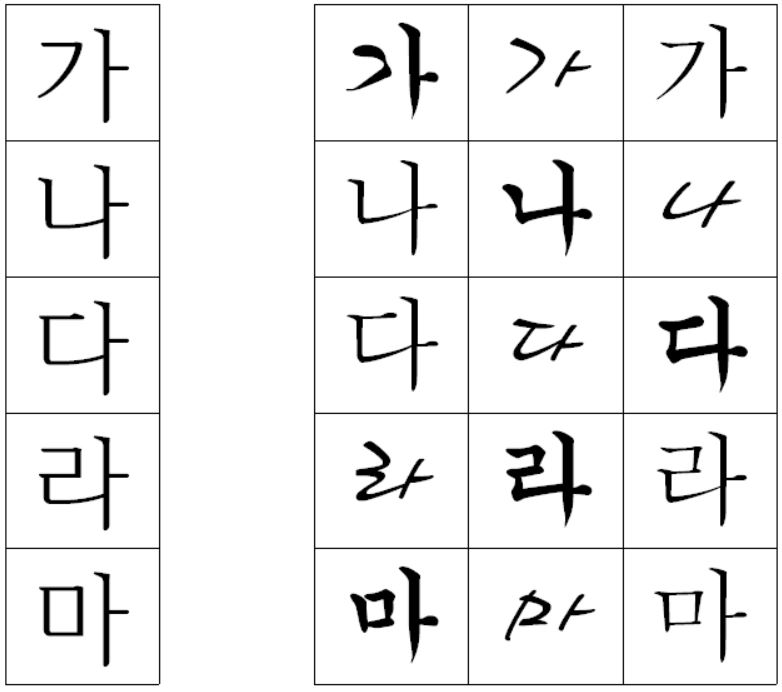
#> input picture originalSource/train/pci_26.JPG, 782 x 692 px, given in place of pci_3.JPG.jpg, which was not available
$ python contour.py ../originalSource/train/pci_26.JPG ../originalSource/train/pci_3.JPG
#> lines starting #> are read from the running program, lines starting #| are printed output that depends on the picture; after the words box and inside, x2 and y2 are one past the last pixel; in counts of white or black regions, pixels touching at a corner belong together; pictures that were not available may be replaced by others from this repository, and a replacement may not be noted
import cv2
import numpy as np
import matplotlib.pyplot as plt
import sys
from random import shuffle
import os


class contour:
    def __init__(self, basename, filename):
#> called with basename = '../originalSource/train/pci_26.JPG', filename = '../originalSource/train/pci_3.JPG'
        self.basename = basename
        self.filename = filename
        self.image = cv2.imread("../originalSource/" + str(self.filename) + ".jpg", cv2.IMREAD_COLOR)
#> self.image is the input picture: shape (692, 782, 3); min 0, max 255, mean 237.8
        self.img = cv2.imread("../originalSource/" + str(self.filename) + ".jpg", cv2.IMREAD_GRAYSCALE)
#> self.img: shape (692, 782); min 0, max 255, mean 237.8
        self.img_name = filename.split('/')[1]
        self.data = []

    def imageSet(self):
        grayscaled = cv2.cvtColor(self.image, cv2.COLOR_BGR2GRAY)

        size = 10
        kernel = np.ones((size, size), np.float32)

        morph_Gradient_Gray = cv2.morphologyEx(grayscaled, cv2.MORPH_OPEN, kernel)
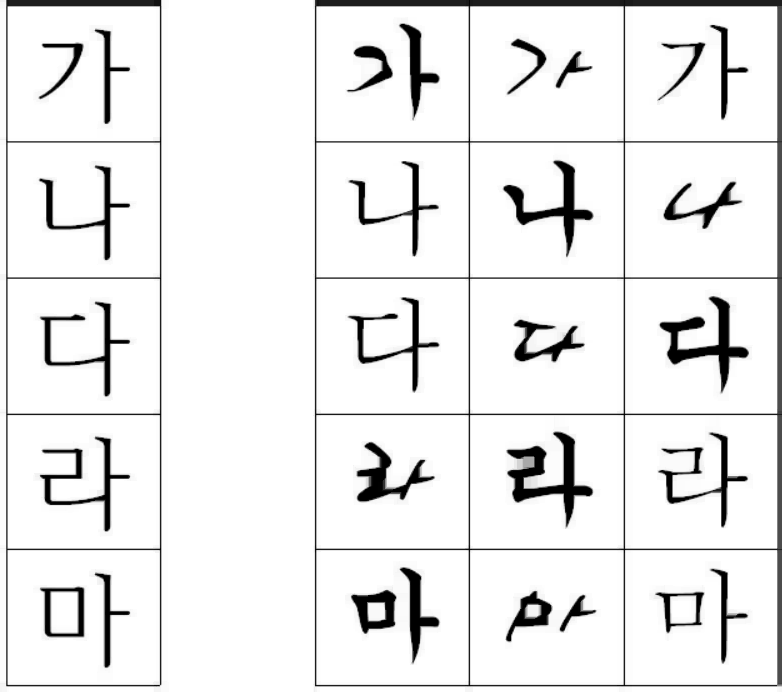
#> morph_Gradient_Gray: shape (692, 782); min 0, max 255, mean 234.9

        adaptive_threshold = cv2.adaptiveThreshold(morph_Gradient_Gray, 255, cv2.ADAPTIVE_THRESH_MEAN_C,
                                                   cv2.THRESH_BINARY_INV, 5, 5)
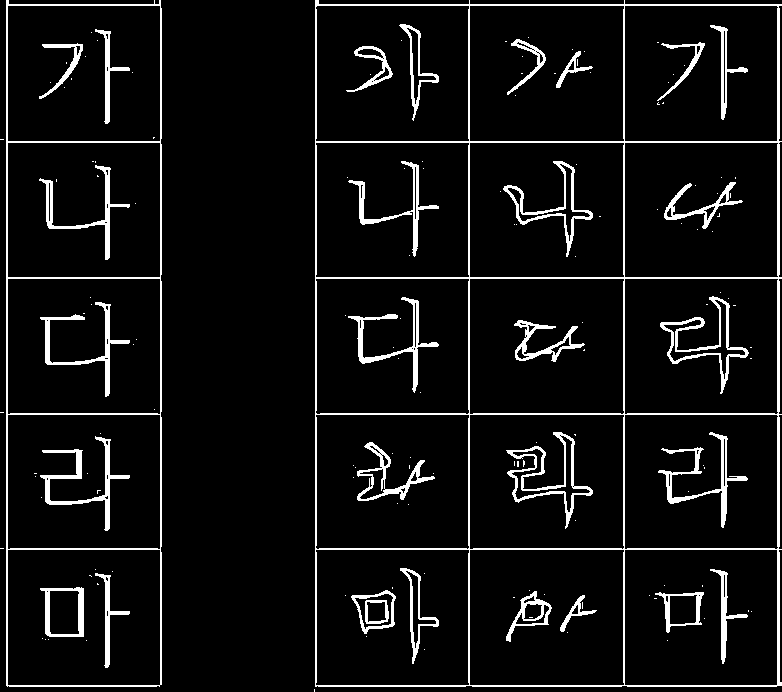
#> adaptive_threshold: shape (692, 782); 7% white; 158 white regions (127 under 20 px), largest, box (x1, y1, x2, y2) and area: (315, 0, 782, 687) 11536, (6, 0, 162, 687) 4539, (506, 432, 593, 529) 1369

        morph_Close_threshold = cv2.morphologyEx(adaptive_threshold, cv2.MORPH_CLOSE, kernel)
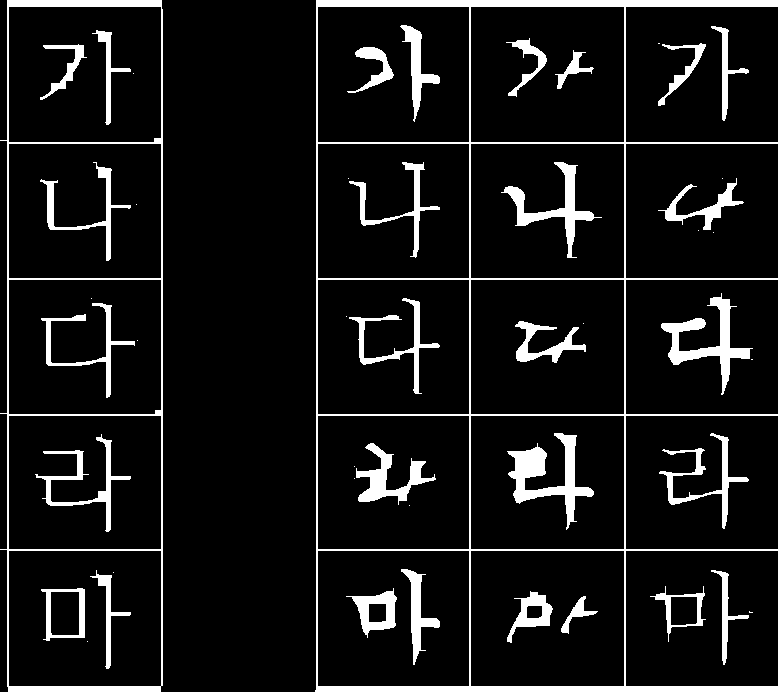
#> morph_Close_threshold: shape (692, 782); 9.5% white; 48 white regions (18 under 20 px), largest, box (x1, y1, x2, y2) and area: (315, 0, 782, 692) 16498, (0, 0, 163, 692) 6007, (507, 433, 594, 530) 2618

        dilate = cv2.dilate(morph_Close_threshold, kernel, iterations=2)
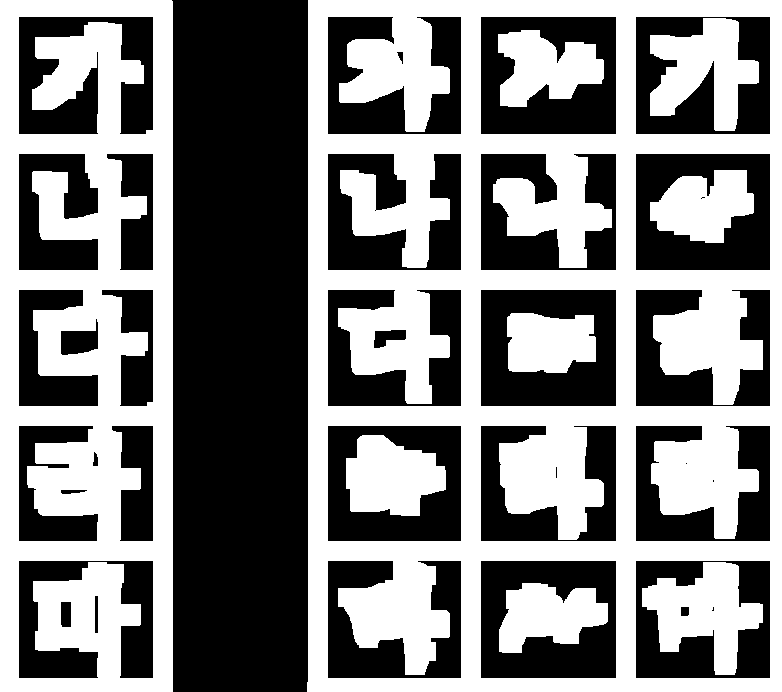
#> dilate: shape (692, 782); 49.7% white; 9 white regions, largest, box (x1, y1, x2, y2) and area: (307, 0, 782, 692) 151459, (0, 0, 173, 692) 76838, (642, 562, 763, 675) 7221
        edged = cv2.Canny(dilate, 50, 150)
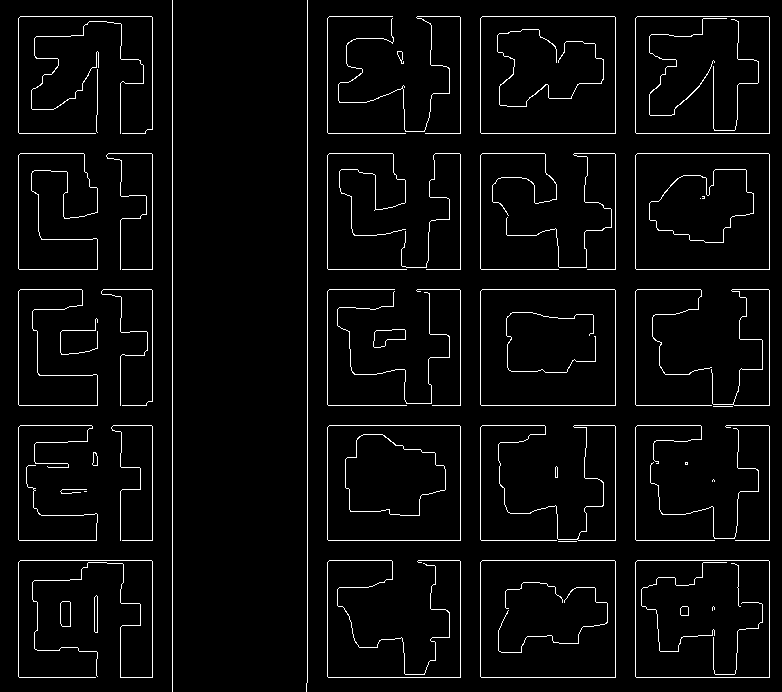
#> edged: shape (692, 782); 3.7% white in thin lines or dots
        return edged

    def saveObject(self):
        t = 1
        contours, hierarchy = cv2.findContours(self.imageSet(), cv2.RETR_TREE, cv2.CHAIN_APPROX_SIMPLE)
#> contours = 84 contours, 41 with area under 20; largest, box (x1, y1, x2, y2) and area: (480, 560, 616, 678) 15792, (480, 16, 616, 134) 15792, (480, 560, 616, 678) 15792, (480, 16, 616, 134) 15792, (635, 560, 770, 678) 15675

        for contour in contours:
            (x, y, w, h) = cv2.boundingRect(contour)
            if (w > 10 and h > 10) and (w < 400 and h < 400):
                # cv2.imwrite("../destination/" + str(self.filename) + '_' + str(t) + ".jpg", self.img[y:y + h, x:x + w])
                self.data.append([np.array(cv2.resize(self.img[y:y + h, x:x + w], (100, 100)))])
                t = t + 1
#> this loop made 84 passes
#> (x, y, w, h) on passes 1 to 12: (60, 601, 11, 26), (60, 601, 11, 26), (94, 595, 4, 38), (94, 595, 4, 38), (635, 560, 135, 118), (635, 560, 135, 118), (712, 606, 3, 5), (680, 606, 9, 10), (680, 606, 9, 10), (713, 602, 50, 73), (731, 563, 10, 44), (641, 562, 86, 90)
#> (x, y, w, h) on passes 19, 20, 25, 26, 40: (558, 541, 19, 1), (84, 491, 3, 1), (685, 462, 3, 3), (685, 462, 3, 3), (713, 406, 20, 1)
#> after the loop, self.data = 60 items; t = 61
        shuffle(self.data)
        np.save('../destination/' + self.basename + '.npy', self.data)

    def duplicateData(self):

        if os.path.exists('{}.npy'.format('../destination/' + self.basename)):
            self.data = np.load('../destination/' + self.basename + '.npy').tolist()
            # self.data.append(temp.tolist())
        self.saveObject()


a = contour(sys.argv[1], sys.argv[2])
a.duplicateData()
